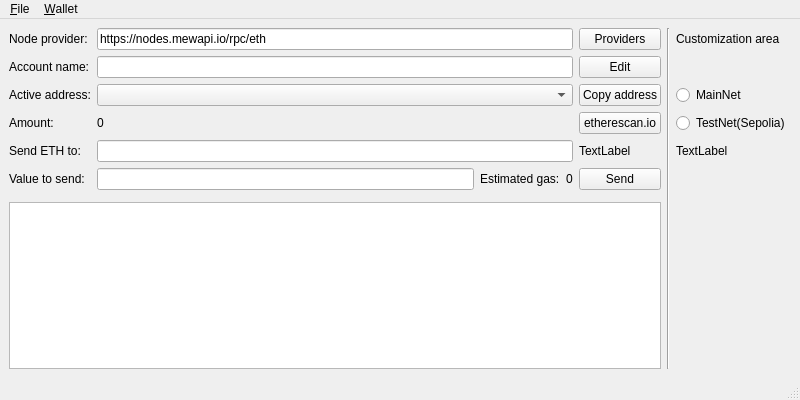
<?xml version="1.0" encoding="UTF-8"?>
<ui version="4.0">
 <class>MainWindow</class>
 <widget class="QMainWindow" name="MainWindow">
  <property name="geometry">
   <rect>
    <x>0</x>
    <y>0</y>
    <width>800</width>
    <height>400</height>
   </rect>
  </property>
  <property name="windowTitle">
   <string>FAwallet</string>
  </property>
  <widget class="QWidget" name="centralwidget">
   <widget class="QWidget" name="gridLayoutWidget">
    <property name="geometry">
     <rect>
      <x>9</x>
      <y>9</y>
      <width>781</width>
      <height>341</height>
     </rect>
    </property>
    <layout class="QGridLayout" name="gridlayout" columnstretch="0,0,0,0,0,0,0">
     <item row="1" column="5" rowspan="8">
      <widget class="Line" name="line_vertical">
       <property name="orientation">
        <enum>Qt::Vertical</enum>
       </property>
      </widget>
     </item>
     <item row="4" column="0">
      <widget class="QLabel" name="label_amount">
       <property name="text">
        <string>Amount:</string>
       </property>
      </widget>
     </item>
     <item row="2" column="4">
      <widget class="QPushButton" name="pushButton_accountName">
       <property name="text">
        <string>Edit</string>
       </property>
      </widget>
     </item>
     <item row="4" column="4">
      <widget class="QPushButton" name="pushButton_ETH">
       <property name="text">
        <string>etherescan.io</string>
       </property>
      </widget>
     </item>
     <item row="8" column="6">
      <spacer name="verticalSpacer">
       <property name="orientation">
        <enum>Qt::Vertical</enum>
       </property>
       <property name="sizeHint" stdset="0">
        <size>
         <width>20</width>
         <height>40</height>
        </size>
       </property>
      </spacer>
     </item>
     <item row="3" column="1" colspan="3">
      <widget class="QComboBox" name="comboBox_activeAddress_val"/>
     </item>
     <item row="4" column="1" colspan="3">
      <widget class="QLabel" name="label_amount_val">
       <property name="text">
        <string>0</string>
       </property>
      </widget>
     </item>
     <item row="1" column="4">
      <widget class="QPushButton" name="pushButton_node_provider">
       <property name="text">
        <string>Providers</string>
       </property>
      </widget>
     </item>
     <item row="3" column="4">
      <widget class="QPushButton" name="pushButton_copy_address">
       <property name="text">
        <string>Copy address</string>
       </property>
      </widget>
     </item>
     <item row="2" column="1" colspan="3">
      <widget class="QLineEdit" name="lineEdit_accountName"/>
     </item>
     <item row="6" column="1">
      <widget class="QLineEdit" name="lineEdit_sendValue"/>
     </item>
     <item row="3" column="6">
      <widget class="QRadioButton" name="radioButton_mainNet">
       <property name="text">
        <string>MainNet</string>
       </property>
      </widget>
     </item>
     <item row="8" column="0" colspan="5">
      <widget class="QTextEdit" name="textEdit_main"/>
     </item>
     <item row="5" column="0">
      <widget class="QLabel" name="label_send">
       <property name="text">
        <string>Send ETH to:</string>
       </property>
      </widget>
     </item>
     <item row="6" column="4">
      <widget class="QPushButton" name="pushButton_send">
       <property name="text">
        <string>Send</string>
       </property>
      </widget>
     </item>
     <item row="6" column="2">
      <widget class="QLabel" name="label_estimated">
       <property name="text">
        <string>Estimated gas:</string>
       </property>
      </widget>
     </item>
     <item row="1" column="0">
      <widget class="QLabel" name="label_node_provider">
       <property name="text">
        <string>Node provider:</string>
       </property>
      </widget>
     </item>
     <item row="2" column="0">
      <widget class="QLabel" name="label_accountName">
       <property name="text">
        <string>Account name:</string>
       </property>
      </widget>
     </item>
     <item row="4" column="6">
      <widget class="QRadioButton" name="radioButton_testNet">
       <property name="text">
        <string>TestNet(Sepolia)</string>
       </property>
      </widget>
     </item>
     <item row="6" column="0">
      <widget class="QLabel" name="label_value">
       <property name="text">
        <string>Value to send:</string>
       </property>
      </widget>
     </item>
     <item row="1" column="6">
      <widget class="QLabel" name="label_customizationArea">
       <property name="text">
        <string>Customization area</string>
       </property>
      </widget>
     </item>
     <item row="1" column="1" colspan="3">
      <widget class="QLineEdit" name="lineEdit_node_provider">
       <property name="text">
        <string>https://nodes.mewapi.io/rpc/eth</string>
       </property>
      </widget>
     </item>
     <item row="3" column="0">
      <widget class="QLabel" name="label_activeAddress">
       <property name="text">
        <string>Active address:</string>
       </property>
      </widget>
     </item>
     <item row="6" column="3">
      <widget class="QLabel" name="label_gasEstimated_val">
       <property name="text">
        <string>0</string>
       </property>
      </widget>
     </item>
     <item row="5" column="6">
      <widget class="QLabel" name="label_4">
       <property name="text">
        <string>TextLabel</string>
       </property>
      </widget>
     </item>
     <item row="5" column="4">
      <widget class="QLabel" name="label_3">
       <property name="text">
        <string>TextLabel</string>
       </property>
      </widget>
     </item>
     <item row="5" column="1" colspan="3">
      <widget class="QLineEdit" name="lineEdit_send"/>
     </item>
    </layout>
   </widget>
  </widget>
  <widget class="QMenuBar" name="menubar_file">
   <property name="geometry">
    <rect>
     <x>0</x>
     <y>0</y>
     <width>800</width>
     <height>24</height>
    </rect>
   </property>
   <widget class="QMenu" name="menu_File">
    <property name="title">
     <string>&amp;File</string>
    </property>
   </widget>
   <widget class="QMenu" name="menu_Wallet">
    <property name="title">
     <string>&amp;Wallet</string>
    </property>
    <widget class="QMenu" name="menuSecrets">
     <property name="title">
      <string>Secrets</string>
     </property>
     <addaction name="separator"/>
     <addaction name="actionEntropy"/>
     <addaction name="actionPrivateKey"/>
     <addaction name="actionPublicKey_coordinates"/>
     <addaction name="actionPublicKey"/>
     <addaction name="actionMnemonic"/>
    </widget>
    <widget class="QMenu" name="menuNew_acoount">
     <property name="title">
      <string>New acoount</string>
     </property>
     <addaction name="actionNew_random_account"/>
     <addaction name="actionRecover_from_mnemonic"/>
     <addaction name="actionRecover_from_entropy"/>
     <addaction name="actionRecover_from_privateKey"/>
    </widget>
    <addaction name="menuNew_acoount"/>
    <addaction name="menuSecrets"/>
   </widget>
   <addaction name="menu_File"/>
   <addaction name="menu_Wallet"/>
  </widget>
  <widget class="QStatusBar" name="statusbar"/>
  <action name="actionEntropy">
   <property name="text">
    <string>Entropy</string>
   </property>
  </action>
  <action name="actionPrivateKey">
   <property name="text">
    <string>PrivateKey</string>
   </property>
  </action>
  <action name="actionPublicKey_coordinates">
   <property name="text">
    <string>PublicKey coordinates</string>
   </property>
  </action>
  <action name="actionPublicKey">
   <property name="text">
    <string>PublicKey</string>
   </property>
  </action>
  <action name="actionMnemonic">
   <property name="text">
    <string>Mnemonic</string>
   </property>
  </action>
  <action name="actionNew_random_account">
   <property name="text">
    <string>New random account</string>
   </property>
  </action>
  <action name="actionRecover_from_mnemonic">
   <property name="text">
    <string>Recover from mnemonic</string>
   </property>
  </action>
  <action name="actionRecover_from_entropy">
   <property name="text">
    <string>Recover from entropy</string>
   </property>
  </action>
  <action name="actionRecover_from_privateKey">
   <property name="text">
    <string>Recover from privateKey</string>
   </property>
  </action>
 </widget>
 <resources/>
 <connections/>
</ui>
